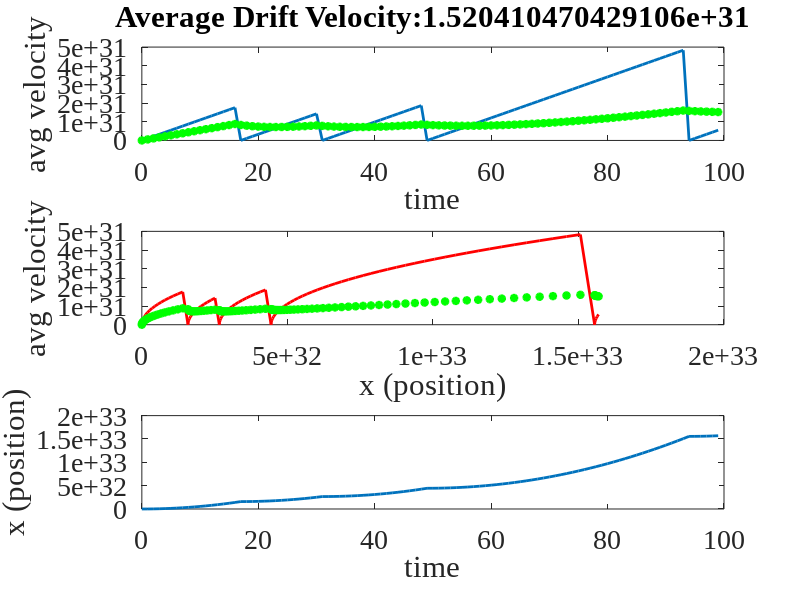

Reproduce this figure in MATLAB.
%% ---[ Simulator: Random Electron Scattering (single or multiple particles) ]---
%   Monte Carlo Modeling
%
%   Author: Ragini Bakshi, Jan 2021

set(0,'DefaultFigureWindowStyle','docked')
set(0, 'defaultaxesfontsize', 20)
set(0, 'defaultaxesfontname', 'Times New Roman')
set(0, 'DefaultLineLineWidth',2);

clear all
close all

x = 0; % electron x position
v = 0; % electron velocity
t = 0; % time elapsed

F = 1;               % Force experienced
m = 9.10938215e-31;  % electron mass
%m=1;
np = 1;              
dt = 1;              % 1 sec time intervals
steps = 100;
tau = 10;            % est mean time between collisions

% multiple particles
v = zeros(np,1);
x = zeros(np,1);

re = 0; % rebound behaviour: make 0 for testing

for i = 2:steps
    t(i) = t(i-1) + dt;
    v(:,i) = v(:, i-1) + F/m*dt;
    x(:,i) = x(:, i-1) + v(:, i-1)*dt + F/m*dt^2/2;
    
    if np == 1
        p = 0.05;
    else
        p = 1-exp(dt/tau);
    end
    
    r = rand(np,1) < p;
    v(r,i) = re*v(r,i);
    average_v(i,:) = mean(v,2)
    
    subplot(3,1,1)
    plot(t,v,'-');
    hold on
    subplot(3,1,1)
    plot(t,average_v,'g*');
    hold off
    xlabel('time')
    ylabel('avg velocity')
    title(['Average Drift Velocity:' num2str(average_v(i))])
    
    subplot(3,1,2)
    plot(x(1,:),v(1,:),'r-');
    hold on
    subplot(3,1,2)
    if np == 1
        plot(x(1,:),average_v(:,1),'g*');
    end
    hold off
    xlabel('x (position)')
    ylabel('avg velocity')    

    subplot(3,1,3)
    plot(t,x,'-');
    xlabel('time')
    ylabel('x (position)')
    
    pause(0.01)
end

display('Average V')
mean(v)

